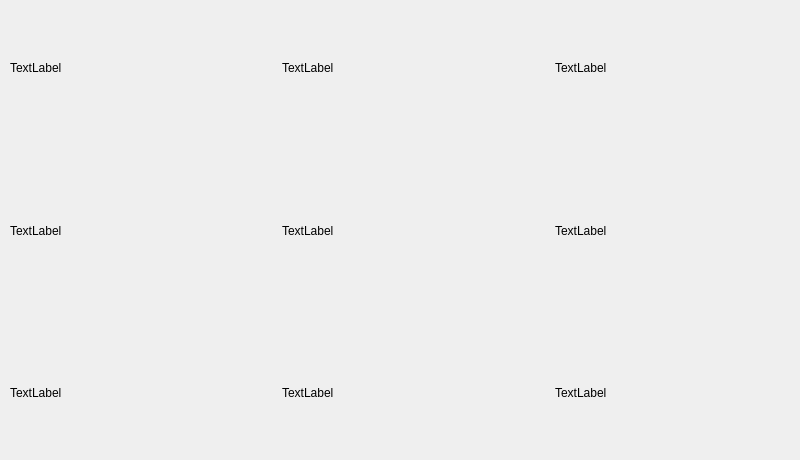
<?xml version="1.0" encoding="UTF-8"?>
<ui version="4.0">
 <class>Album</class>
 <widget class="QDialog" name="Album">
  <property name="geometry">
   <rect>
    <x>0</x>
    <y>0</y>
    <width>800</width>
    <height>460</height>
   </rect>
  </property>
  <property name="windowTitle">
   <string>Dialog</string>
  </property>
  <widget class="QWidget" name="gridLayoutWidget">
   <property name="geometry">
    <rect>
     <x>10</x>
     <y>10</y>
     <width>771</width>
     <height>441</height>
    </rect>
   </property>
   <layout class="QGridLayout" name="gridLayout">
    <item row="0" column="0">
     <widget class="myQLabel" name="label">
      <property name="text">
       <string>TextLabel</string>
      </property>
     </widget>
    </item>
    <item row="2" column="2">
     <widget class="myQLabel" name="label_5">
      <property name="text">
       <string>TextLabel</string>
      </property>
     </widget>
    </item>
    <item row="2" column="4">
     <widget class="myQLabel" name="label_6">
      <property name="text">
       <string>TextLabel</string>
      </property>
     </widget>
    </item>
    <item row="3" column="0">
     <spacer name="verticalSpacer">
      <property name="orientation">
       <enum>Qt::Vertical</enum>
      </property>
      <property name="sizeType">
       <enum>QSizePolicy::Fixed</enum>
      </property>
      <property name="sizeHint" stdset="0">
       <size>
        <width>20</width>
        <height>40</height>
       </size>
      </property>
     </spacer>
    </item>
    <item row="0" column="2">
     <widget class="myQLabel" name="label_2">
      <property name="text">
       <string>TextLabel</string>
      </property>
     </widget>
    </item>
    <item row="4" column="0">
     <widget class="myQLabel" name="label_7">
      <property name="text">
       <string>TextLabel</string>
      </property>
     </widget>
    </item>
    <item row="4" column="1">
     <spacer name="horizontalSpacer">
      <property name="orientation">
       <enum>Qt::Horizontal</enum>
      </property>
      <property name="sizeType">
       <enum>QSizePolicy::Fixed</enum>
      </property>
      <property name="sizeHint" stdset="0">
       <size>
        <width>40</width>
        <height>20</height>
       </size>
      </property>
     </spacer>
    </item>
    <item row="4" column="4">
     <widget class="myQLabel" name="label_9">
      <property name="text">
       <string>TextLabel</string>
      </property>
     </widget>
    </item>
    <item row="4" column="3">
     <spacer name="horizontalSpacer_2">
      <property name="orientation">
       <enum>Qt::Horizontal</enum>
      </property>
      <property name="sizeType">
       <enum>QSizePolicy::Fixed</enum>
      </property>
      <property name="sizeHint" stdset="0">
       <size>
        <width>40</width>
        <height>20</height>
       </size>
      </property>
     </spacer>
    </item>
    <item row="0" column="4">
     <widget class="myQLabel" name="label_3">
      <property name="text">
       <string>TextLabel</string>
      </property>
     </widget>
    </item>
    <item row="2" column="0">
     <widget class="myQLabel" name="label_4">
      <property name="text">
       <string>TextLabel</string>
      </property>
     </widget>
    </item>
    <item row="4" column="2">
     <widget class="myQLabel" name="label_8">
      <property name="text">
       <string>TextLabel</string>
      </property>
     </widget>
    </item>
    <item row="1" column="0">
     <spacer name="verticalSpacer_2">
      <property name="orientation">
       <enum>Qt::Vertical</enum>
      </property>
      <property name="sizeType">
       <enum>QSizePolicy::Fixed</enum>
      </property>
      <property name="sizeHint" stdset="0">
       <size>
        <width>20</width>
        <height>40</height>
       </size>
      </property>
     </spacer>
    </item>
   </layout>
  </widget>
 </widget>
 <customwidgets>
  <customwidget>
   <class>myQLabel</class>
   <extends>QLabel</extends>
   <header location="global">myqlabel.h</header>
  </customwidget>
 </customwidgets>
 <resources/>
 <connections/>
</ui>
